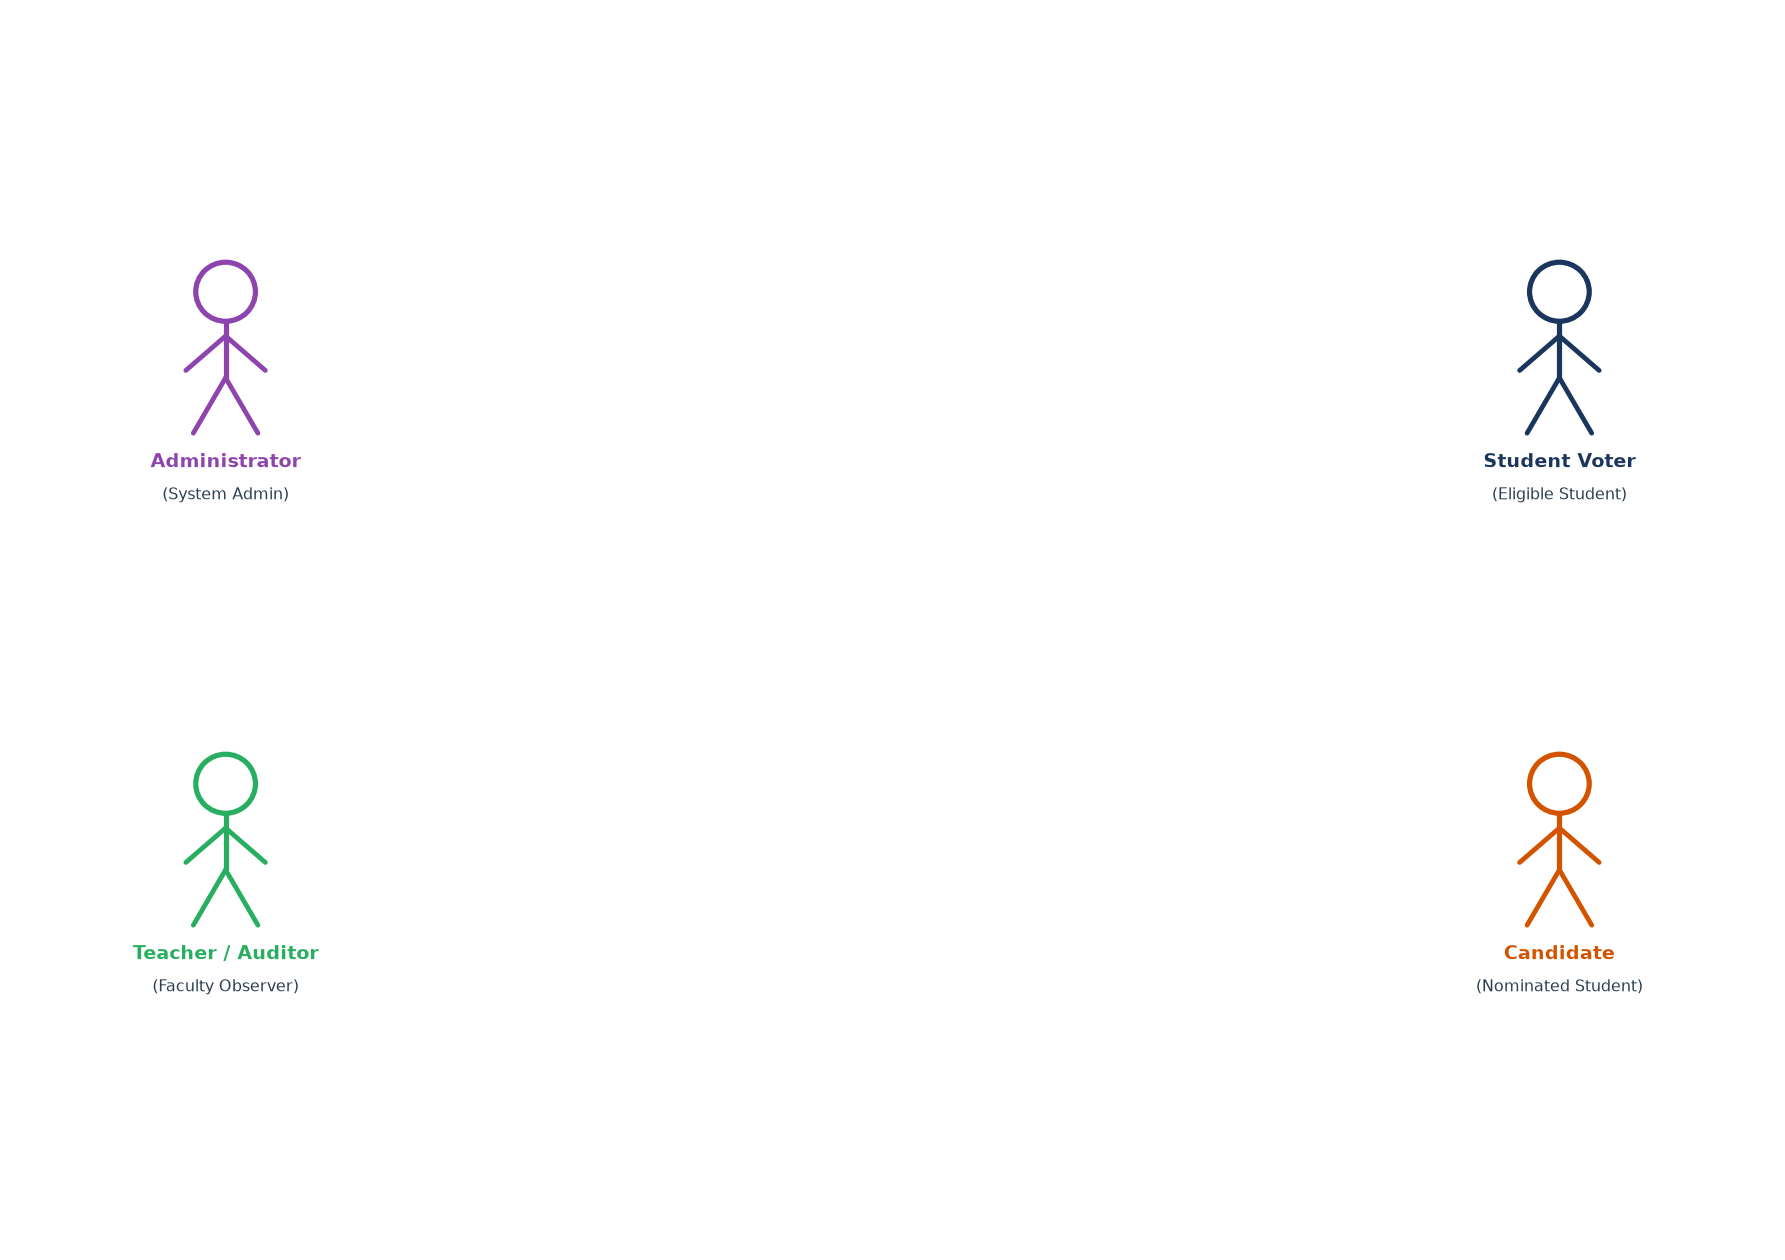

Here is the Python script that generated this plot:
import matplotlib
matplotlib.use('Agg')
import matplotlib.pyplot as plt
import matplotlib.patches as patches

NAVY = "#1B365D"
PURPLE = "#8E44AD"
ACCENT_GREEN = "#27AE60"
ACCENT_AMBER = "#D35400"
DARK_GRAY = "#2C3E50"

fig, ax = plt.subplots(figsize=(12, 8.5), dpi=300)
ax.set_xlim(0, 1)
ax.set_ylim(0, 1)
ax.axis('off')

def draw_stickman(ax, cx, cy, title, subtitle="", color=NAVY, scale=1.0, fontsize=9):
    # Aspect ratio correction for circle
    aspect = 8.5 / 12.0
    r_y = 0.024 * scale
    r_x = r_y * aspect
    
    # Head
    head_cy = cy + 0.055 * scale
    head = patches.Ellipse((cx, head_cy), width=2*r_x, height=2*r_y,
                           facecolor="#FFFFFF", edgecolor=color, linewidth=2.5, zorder=5)
    ax.add_patch(head)
    
    # Neck & Torso
    neck_y = head_cy - r_y
    hip_y = cy - 0.015 * scale
    ax.plot([cx, cx], [neck_y, hip_y], color=color, linewidth=2.5, solid_capstyle='round', zorder=4)
    
    # Arms
    shoulder_y = neck_y - 0.012 * scale
    arm_span_x = 0.032 * scale * aspect
    arm_drop_y = 0.028 * scale
    # Left arm
    ax.plot([cx, cx - arm_span_x], [shoulder_y, shoulder_y - arm_drop_y], color=color, linewidth=2.3, solid_capstyle='round', zorder=4)
    # Right arm
    ax.plot([cx, cx + arm_span_x], [shoulder_y, shoulder_y - arm_drop_y], color=color, linewidth=2.3, solid_capstyle='round', zorder=4)
    
    # Legs
    leg_span_x = 0.026 * scale * aspect
    leg_drop_y = 0.045 * scale
    feet_y = hip_y - leg_drop_y
    # Left leg
    ax.plot([cx, cx - leg_span_x], [hip_y, feet_y], color=color, linewidth=2.3, solid_capstyle='round', zorder=4)
    # Right leg
    ax.plot([cx, cx + leg_span_x], [hip_y, feet_y], color=color, linewidth=2.3, solid_capstyle='round', zorder=4)
    
    # Text label below feet
    text_y = feet_y - 0.016
    ax.text(cx, text_y, title, ha='center', va='top', fontsize=fontsize, weight='bold', color=color, zorder=5)
    if subtitle:
        ax.text(cx, text_y - 0.028, subtitle, ha='center', va='top', fontsize=fontsize - 1.5, weight='normal', color=DARK_GRAY, zorder=5)

draw_stickman(ax, 0.12, 0.72, "Administrator", "(System Admin)", color=PURPLE, scale=1.0)
draw_stickman(ax, 0.12, 0.32, "Teacher / Auditor", "(Faculty Observer)", color=ACCENT_GREEN, scale=1.0)
draw_stickman(ax, 0.88, 0.72, "Student Voter", "(Eligible Student)", color=NAVY, scale=1.0)
draw_stickman(ax, 0.88, 0.32, "Candidate", "(Nominated Student)", color=ACCENT_AMBER, scale=1.0)

plt.tight_layout()
plt.savefig('test_stickman.png', bbox_inches='tight', dpi=150)
plt.close()
print("Saved test_stickman.png")
